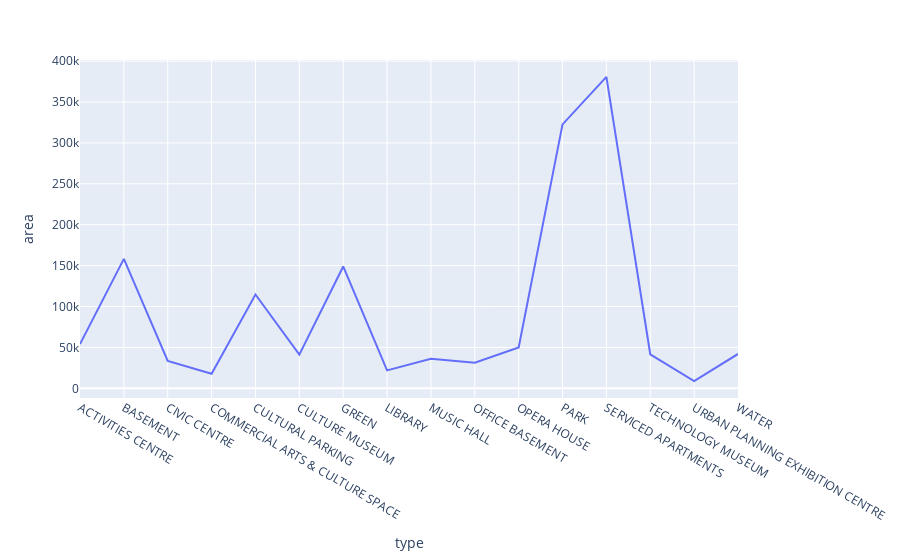

Here is the notebook cell this chart was saved with:
### Code cell
px.line(mask,x='type',y='area')

### Figure 1 — Plotly figure (JSON) as saved in the notebook; plotly's stock layout.template omitted (floating-point values rounded to 4 significant figures)
{"data": [{"hovertemplate": "type=%{x}<br>area=%{y}<extra></extra>", "legendgroup": "", "line": {"color": "#636efa", "dash": "solid"}, "marker": {"symbol": "circle"}, "mode": "lines", "name": "", "orientation": "v", "showlegend": false, "type": "scatter", "x": ["ACTIVITIES CENTRE", "BASEMENT", "CIVIC CENTRE", "COMMERCIAL ARTS & CULTURE SPACE", "CULTURAL PARKING", "CULTURE MUSEUM", "GREEN", "LIBRARY", "MUSIC HALL", "OFFICE BASEMENT", "OPERA HOUSE", "PARK", "SERVICED APARTMENTS", "TECHNOLOGY MUSEUM", "URBAN PLANNING EXHIBITION CENTRE", "WATER"], "xaxis": "x", "y": [54070.0, 158300.0, 33510.0, 17750.0, 114700.0, 41180.0, 149000.0, 21890.0, 36040.0, 31380.0, 49970.0, 322700.0, 380700.0, 41630.0, 8834.0, 41990.0], "yaxis": "y"}], "layout": {"autosize": true, "legend": {"tracegroupgap": 0}, "margin": {"t": 60}, "xaxis": {"anchor": "y", "autorange": true, "domain": [0, 1], "range": [0, 15], "title": {"text": "type"}, "type": "category"}, "yaxis": {"anchor": "x", "autorange": true, "domain": [0, 1], "range": [-11830.0, 401400.0], "title": {"text": "area"}, "type": "linear"}}}
